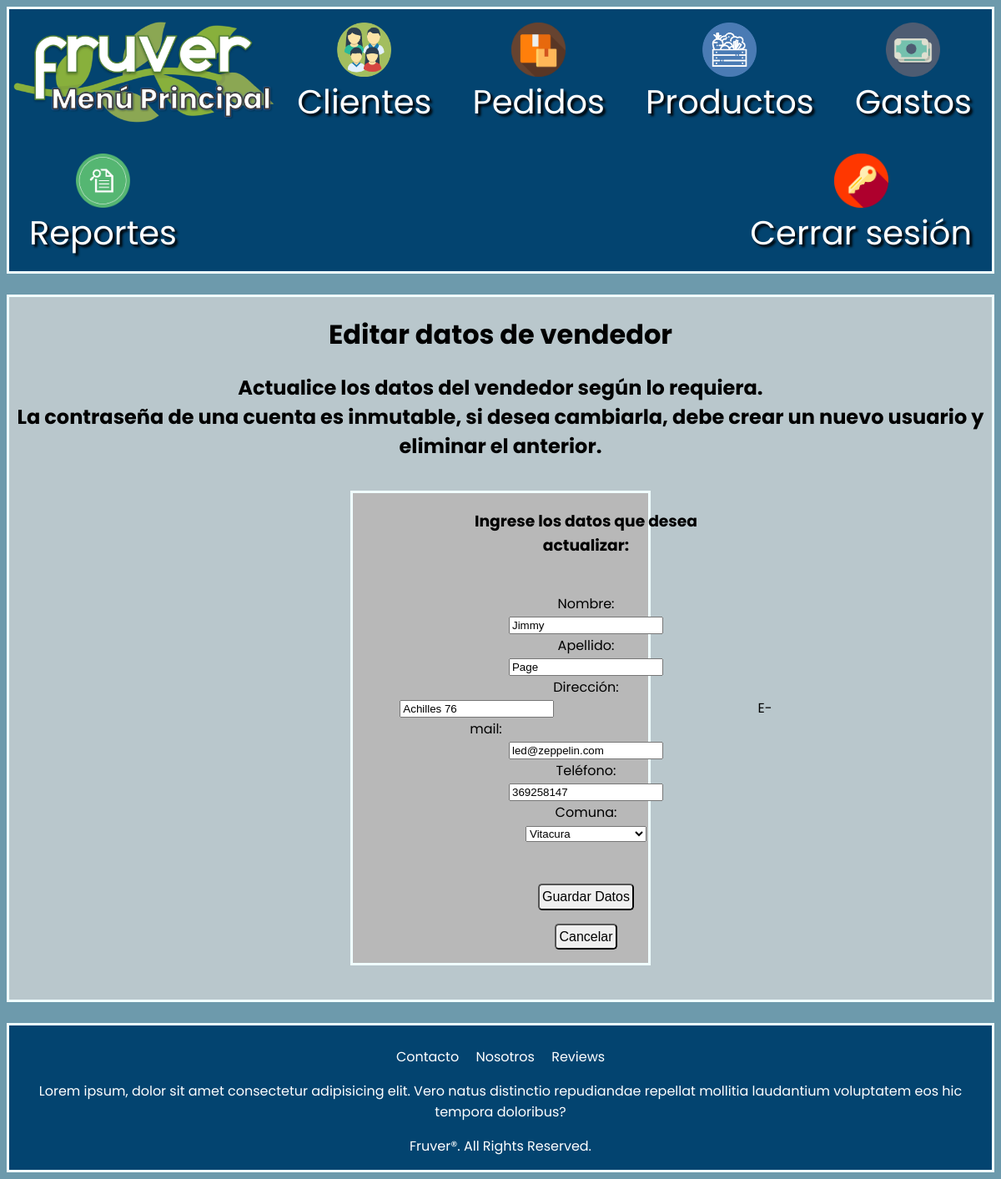
/mainmenu/gestionarvendedor/editarvendedor/1 (signed in), run on an earlier commit of the app's database.
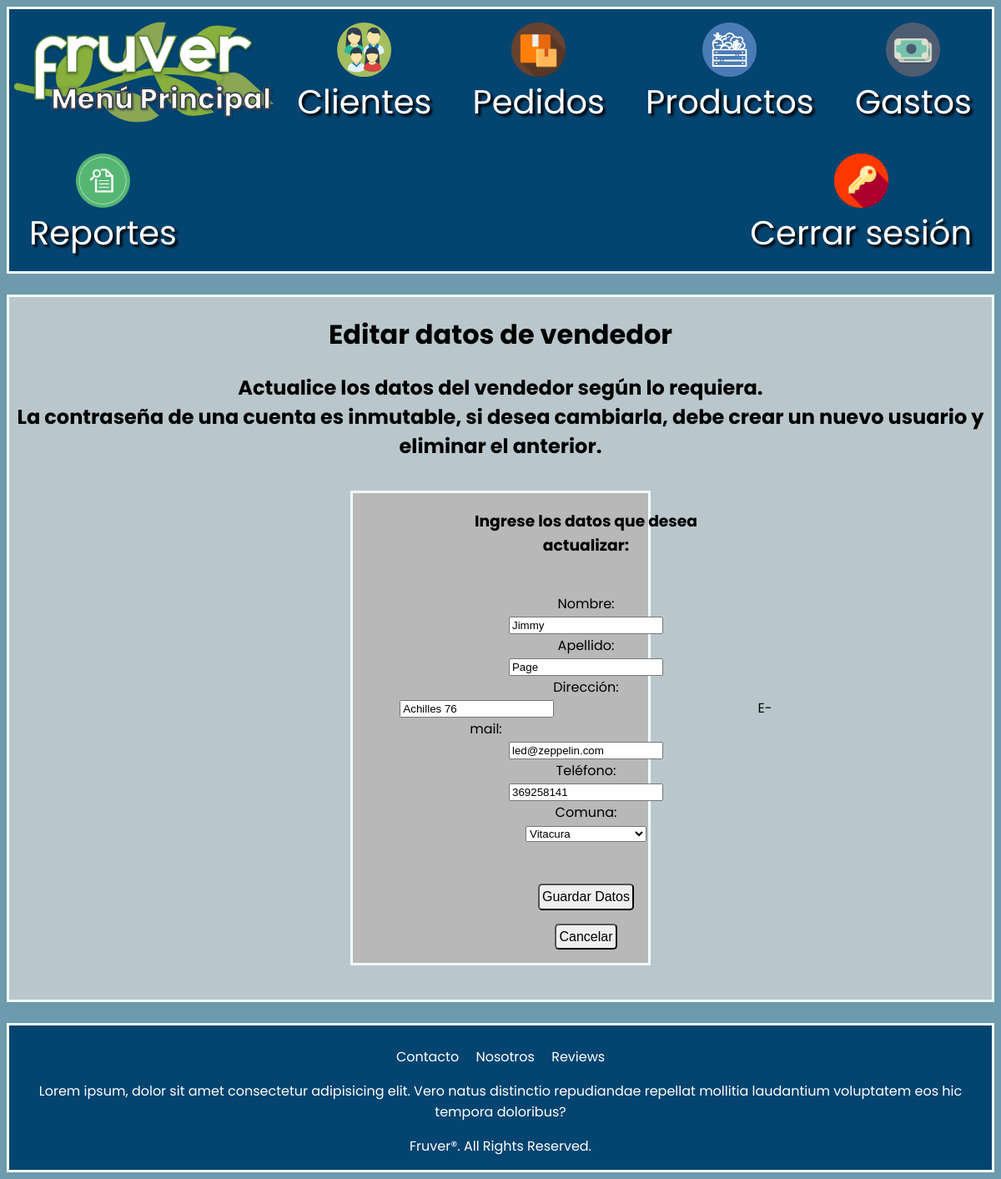
And on a later commit of the database.
### Home/models.py (models this page shows, shortened)
class Usuario(AbstractBaseUser, PermissionsMixin):
    nombre_usuario = models.CharField(max_length=30)
    apellido_usuario = models.CharField(max_length=30)
    email_usuario = models.EmailField(max_length=50, unique=True)
    password = models.CharField(max_length=18)
    telefono_usuario = models.CharField(max_length=12)
    domicilio_usuario = models.CharField(max_length=50)
    comuna = models.CharField(max_length=40)
    is_staff = models.BooleanField(default=False)
    is_active = models.BooleanField(default=True)
    objects = CustomAccountManager()
    USERNAME_FIELD = 'email_usuario'
    REQUIRED_FIELDS = ['nombre_usuario', 'apellido_usuario', 'password', 'telefono_usuario', 'domicilio_usuario', 'comuna']

### Home/views.py (the view)
# urls.py: path('mainmenu/gestionarvendedor/editarvendedor/<usuario_id>', views.editarvendedor, name='fruver-editarvendedor'), #editar datos de vendedores
@login_required(login_url='fruver-acceso')
def editarvendedor(request, usuario_id):
    usuario = Usuario.objects.get(pk=usuario_id)
    form = FormularioEditarVendedor(request.POST or None, instance=usuario)
    if form.is_valid():
        form.save()
        user = form.cleaned_data.get('nombre_usuario')
        messages.success(request,'¡Los datos del vendedor ' + user + ' han sido actualizados con éxito!')
        return redirect('fruver-gestionarvendedor')
    context = {'usuario': usuario, 'form': form}
    return render(request, 'Home/editarvendedor.html', context)

### Pedidos/context_processor.py (called while the page is built)
def total_pedido(request):
    total = 0
    if request.user.is_authenticated:
        if "carrito" in request.session.keys():
            for key, value in request.session["carrito"].items():
                total += int(value["subtotal"])
    return {"total_pedido": total}

### Home/templates/Home/editarvendedor.html (shortened to what this page needs)
{% extends "Home/mainmenu.html" %}
{% load static %}
{% block stylesheet %}
<link rel="stylesheet" href="{% static 'Home/styles/editarvendedor.css' %}">
{% endblock stylesheet %}
{% block content %}
    <h1>Editar datos de vendedor</h1>
    <h2>Actualice los datos del vendedor según lo requiera.<br>
        La contraseña de una cuenta es inmutable, si desea cambiarla, debe crear un nuevo usuario y eliminar el anterior.
    </h2>
    <div class="alignment">
        <div class="databox">
            <h3>Ingrese los datos que desea actualizar:</h3><br>
            <form action="" method="post" >
                <label for="firstname">Nombre:</label><br>
                {{form.nombre_usuario}}
                <label for="lastname">Apellido:</label><br>
                {{form.apellido_usuario}}
                <label for="address">Dirección:</label><br>
                {{form.domicilio_usuario}}
                <label for="email">E-mail:</label><br>
                {{form.email_usuario}}
                <label for="phone">Teléfono:</label><br>
                {{form.telefono_usuario}}
                <label for="comuna">Comuna:</label><br>
                {{form.comuna}}
                <button type="submit" id="submit">Guardar Datos</button>
            </form>
            <a href="/mainmenu/gestionarvendedor"><button type="button" id="cancel">Cancelar</button></a>
        </div>
    </div><br>
{% endblock content %}

What changed in the data, as far as the page shows it:
changed Usuario "Jimmy": telefono_usuario "369258147" → "369258141"
